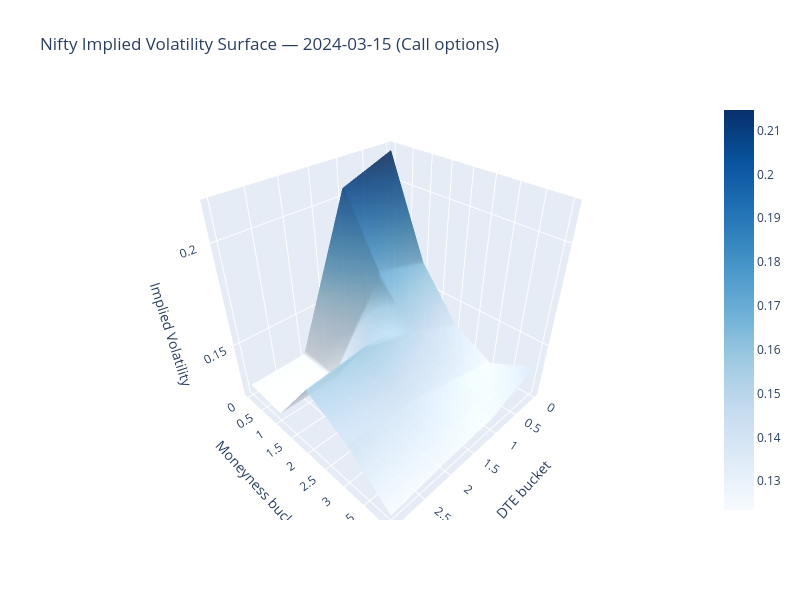

Here is the notebook cell this chart was saved with:
### Code cell
import plotly.graph_objects as go
import numpy as np
import pandas as pd

surface_wide = pd.read_csv("data/processed/surface_panel.csv", index_col="Date")

# pick one day
date = "2024-03-15"
row = surface_wide.loc[date]

# separate CE surface
ce_cols = [c for c in surface_wide.columns if c.startswith("CE")]
pe_cols = [c for c in surface_wide.columns if c.startswith("PE")]

# reshape CE into 5x4 grid (moneyness x DTE)
ce_values = row[ce_cols].values.reshape(5, 4)
pe_values = row[pe_cols].values.reshape(5, 4)

moneyness_labels = ["M1\n(deep ITM)", "M2", "M3\n(ATM)", "M4", "M5\n(deep OTM)"]
dte_labels        = ["D1\n(1-7d)", "D2\n(8-14d)", "D3\n(15-21d)", "D4\n(22-30d)"]

fig = go.Figure(data=[
    go.Surface(
        z=ce_values,
        colorscale="Blues",
        name="CE",
        showscale=True,
        opacity=0.85
    )
])

fig.update_layout(
    title=f"Nifty Implied Volatility Surface — {date} (Call options)",
    scene=dict(
        xaxis_title="DTE bucket",
        yaxis_title="Moneyness bucket",
        zaxis_title="Implied Volatility"
    ),
    width=800,
    height=600
)

fig.write_html("data/processed/surface_plot.html")
fig.show()
print("Saved to data/processed/surface_plot.html")
print("Open this file in your browser for interactive 3D view")

### Figure 1 — Plotly figure (JSON) as saved in the notebook; plotly's stock layout.template omitted (floating-point values rounded to 4 significant figures)
{"data": [{"colorscale": [[0, "rgb(247,251,255)"], [0.125, "rgb(222,235,247)"], [0.25, "rgb(198,219,239)"], [0.375, "rgb(158,202,225)"], [0.5, "rgb(107,174,214)"], [0.625, "rgb(66,146,198)"], [0.75, "rgb(33,113,181)"], [0.875, "rgb(8,81,156)"], [1, "rgb(8,48,107)"]], "name": "CE", "opacity": 0.85, "showscale": true, "type": "surface", "z": [[0.2147, 0.2047, 0.1271, 0.1267], [0.1637, 0.1706, 0.125, 0.1249], [0.1376, 0.1497, 0.1583, 0.1548], [0.126, 0.1342, 0.1409, 0.1426], [0.1379, 0.1272, 0.1261, 0.1234]]}], "layout": {"height": 600, "scene": {"xaxis": {"title": {"text": "DTE bucket"}}, "yaxis": {"title": {"text": "Moneyness bucket"}}, "zaxis": {"title": {"text": "Implied Volatility"}}}, "title": {"text": "Nifty Implied Volatility Surface — 2024-03-15 (Call options)"}, "width": 800}}
